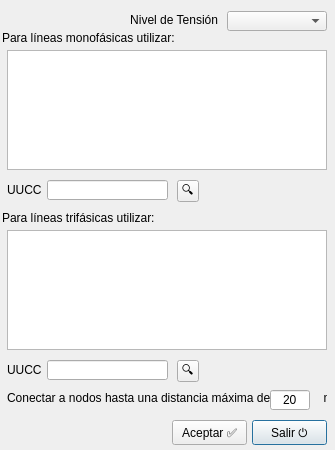
<?xml version="1.0" encoding="UTF-8"?>
<ui version="4.0">
 <class>Dialog</class>
 <widget class="QDialog" name="Dialog">
  <property name="windowModality">
   <enum>Qt::ApplicationModal</enum>
  </property>
  <property name="geometry">
   <rect>
    <x>0</x>
    <y>0</y>
    <width>335</width>
    <height>450</height>
   </rect>
  </property>
  <property name="windowTitle">
   <string>Elegir UUCC</string>
  </property>
  <property name="modal">
   <bool>true</bool>
  </property>
  <widget class="QPushButton" name="cmdSalir">
   <property name="geometry">
    <rect>
     <x>252</x>
     <y>420</y>
     <width>75</width>
     <height>25</height>
    </rect>
   </property>
   <property name="text">
    <string>Salir ⏻</string>
   </property>
   <property name="shortcut">
    <string>Esc</string>
   </property>
  </widget>
  <widget class="QLabel" name="label_16">
   <property name="geometry">
    <rect>
     <x>7</x>
     <y>363</y>
     <width>47</width>
     <height>13</height>
    </rect>
   </property>
   <property name="text">
    <string>UUCC</string>
   </property>
  </widget>
  <widget class="QListWidget" name="liwElementos_trif">
   <property name="geometry">
    <rect>
     <x>7</x>
     <y>230</y>
     <width>320</width>
     <height>120</height>
    </rect>
   </property>
  </widget>
  <widget class="QLabel" name="label_8">
   <property name="geometry">
    <rect>
     <x>7</x>
     <y>390</y>
     <width>320</width>
     <height>16</height>
    </rect>
   </property>
   <property name="text">
    <string>Conectar a nodos hasta una distancia máxima de                m</string>
   </property>
   <property name="alignment">
    <set>Qt::AlignLeading|Qt::AlignLeft|Qt::AlignVCenter</set>
   </property>
  </widget>
  <widget class="QLabel" name="label_7">
   <property name="geometry">
    <rect>
     <x>2</x>
     <y>210</y>
     <width>200</width>
     <height>16</height>
    </rect>
   </property>
   <property name="text">
    <string>Para líneas trifásicas utilizar:</string>
   </property>
   <property name="alignment">
    <set>Qt::AlignLeading|Qt::AlignLeft|Qt::AlignVCenter</set>
   </property>
  </widget>
  <widget class="QListWidget" name="liwElementos_mono">
   <property name="geometry">
    <rect>
     <x>7</x>
     <y>50</y>
     <width>320</width>
     <height>120</height>
    </rect>
   </property>
  </widget>
  <widget class="QLineEdit" name="txtUUCCtrif">
   <property name="geometry">
    <rect>
     <x>47</x>
     <y>360</y>
     <width>121</width>
     <height>20</height>
    </rect>
   </property>
   <property name="text">
    <string/>
   </property>
  </widget>
  <widget class="QComboBox" name="cmbTension">
   <property name="geometry">
    <rect>
     <x>227</x>
     <y>11</y>
     <width>100</width>
     <height>20</height>
    </rect>
   </property>
  </widget>
  <widget class="QPushButton" name="cmdAceptar">
   <property name="geometry">
    <rect>
     <x>172</x>
     <y>420</y>
     <width>75</width>
     <height>25</height>
    </rect>
   </property>
   <property name="text">
    <string>Aceptar ✅</string>
   </property>
   <property name="shortcut">
    <string>Return</string>
   </property>
  </widget>
  <widget class="QLabel" name="label_5">
   <property name="geometry">
    <rect>
     <x>117</x>
     <y>10</y>
     <width>101</width>
     <height>20</height>
    </rect>
   </property>
   <property name="text">
    <string>Nivel de Tensión</string>
   </property>
   <property name="alignment">
    <set>Qt::AlignRight|Qt::AlignTrailing|Qt::AlignVCenter</set>
   </property>
  </widget>
  <widget class="QLabel" name="label_6">
   <property name="geometry">
    <rect>
     <x>2</x>
     <y>30</y>
     <width>190</width>
     <height>16</height>
    </rect>
   </property>
   <property name="text">
    <string>Para líneas monofásicas utilizar:</string>
   </property>
   <property name="alignment">
    <set>Qt::AlignLeading|Qt::AlignLeft|Qt::AlignVCenter</set>
   </property>
  </widget>
  <widget class="QToolButton" name="cmdUUCCtrif">
   <property name="geometry">
    <rect>
     <x>177</x>
     <y>360</y>
     <width>22</width>
     <height>22</height>
    </rect>
   </property>
   <property name="text">
    <string>🔍</string>
   </property>
  </widget>
  <widget class="QLineEdit" name="txtUUCCmono">
   <property name="geometry">
    <rect>
     <x>47</x>
     <y>180</y>
     <width>121</width>
     <height>20</height>
    </rect>
   </property>
   <property name="text">
    <string/>
   </property>
  </widget>
  <widget class="QToolButton" name="cmdUUCCmono">
   <property name="geometry">
    <rect>
     <x>177</x>
     <y>180</y>
     <width>22</width>
     <height>22</height>
    </rect>
   </property>
   <property name="text">
    <string>🔍</string>
   </property>
  </widget>
  <widget class="QLabel" name="label_15">
   <property name="geometry">
    <rect>
     <x>7</x>
     <y>183</y>
     <width>47</width>
     <height>13</height>
    </rect>
   </property>
   <property name="text">
    <string>UUCC</string>
   </property>
  </widget>
  <widget class="QLineEdit" name="txtDistancia">
   <property name="geometry">
    <rect>
     <x>270</x>
     <y>390</y>
     <width>40</width>
     <height>20</height>
    </rect>
   </property>
   <property name="text">
    <string>20</string>
   </property>
   <property name="alignment">
    <set>Qt::AlignCenter</set>
   </property>
  </widget>
 </widget>
 <resources/>
 <connections/>
</ui>
